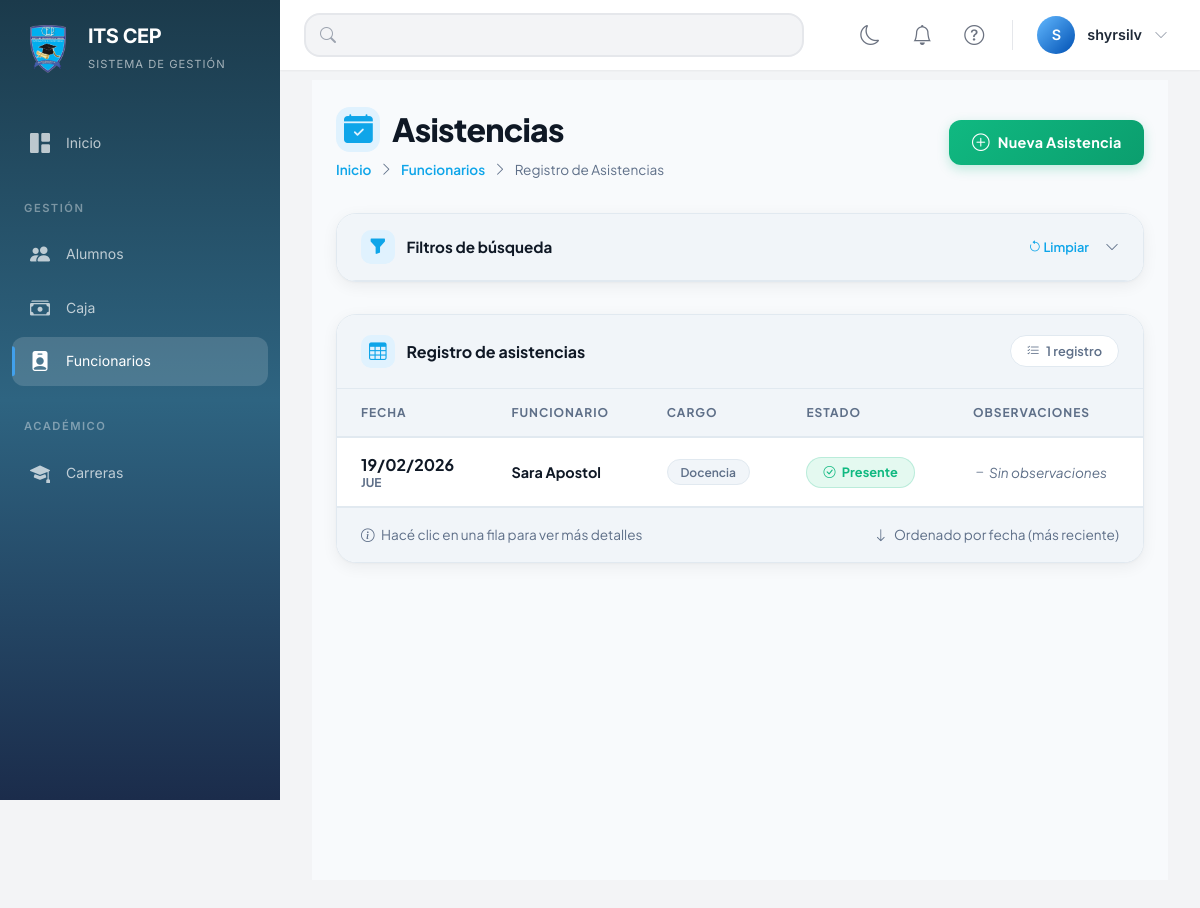
Screenshot of /funcionarios/asistencias/ (signed in) with the database file from the repository.
### sysapp/models.py (models this page shows, shortened)
class AsistenciaFuncionario(models.Model):
    funcionario = models.ForeignKey(
        Funcionario, on_delete=models.CASCADE,
        related_name='asistencias', verbose_name="Funcionario"
    )
    fecha = models.DateField(verbose_name="Fecha")
    presente = models.BooleanField(default=True, verbose_name="Presente")
    horas_trabajadas = models.DecimalField(
        max_digits=5,
        decimal_places=2,
        null=True,
        blank=True,
        verbose_name="Horas Trabajadas",
        help_text="Cantidad de horas trabajadas ese día (opcional)",
        validators=[MinValueValidator(0)],
    )
    observaciones = models.TextField(blank=True, verbose_name="Observaciones")
    class Meta:
        verbose_name = "Asistencia de Funcionario"
        verbose_name_plural = "Asistencias de Funcionarios"
        unique_together = ['funcionario', 'fecha']
        ordering = ['-fecha']

class Funcionario(models.Model):
    CARGO_CHOICES = [
        ('DOCENCIA', 'Docencia'),
        ('ADMINISTRATIVO', 'Administrativo'),
        ('DIRECCION', 'Dirección'),
        ('OTRO', 'Otro'),
    ]
    sede = models.ForeignKey(Sede, on_delete=models.CASCADE, related_name='funcionarios', verbose_name="Sede")
    nombre = models.CharField(max_length=100, verbose_name="Nombre")
    apellido = models.CharField(max_length=100, verbose_name="Apellido")
    cedula = models.CharField(max_length=20, unique=True, verbose_name="Cédula")
    cargo = models.CharField(max_length=20, choices=CARGO_CHOICES, verbose_name="Cargo")
    telefono_principal = models.CharField(max_length=20, verbose_name="Teléfono Principal")
    telefono_secundario = models.CharField(max_length=20, blank=True, verbose_name="Teléfono Secundario")
    fecha_ingreso = models.DateField(verbose_name="Fecha de Ingreso")
    activo = models.BooleanField(default=True, verbose_name="Activo")
    class Meta:
        verbose_name = "Funcionario"
        verbose_name_plural = "Funcionarios"
        ordering = ['apellido', 'nombre']
    @property
    def nombre_completo(self):
        return f"{self.nombre} {self.apellido}"

### sysapp/views.py (the view)
# urls.py: path('funcionarios/asistencias/', views.lista_asistencias, name='lista_asistencias'),
@login_required
def lista_asistencias(request):
    asistencias  = AsistenciaFuncionario.objects.all().select_related('funcionario').order_by('-fecha')
    fecha        = request.GET.get('fecha')
    funcionario_id = request.GET.get('funcionario')
    if fecha:          asistencias = asistencias.filter(fecha=fecha)
    if funcionario_id: asistencias = asistencias.filter(funcionario_id=funcionario_id)
    return render(request, 'funcionarios/listaAsistencias.html', {
        'asistencias':  asistencias[:50],
        'funcionarios': Funcionario.objects.filter(activo=True),
    })

### sysapp/templates/funcionarios/listaAsistencias.html (shortened to what this page needs)
{% extends 'base.html' %}
{% block content %}
<div class="la mt-5">
    <div class="la-head">
        <div class="la-head-left">
            <div class="la-head-title">
                <i class="bi bi-calendar-check-fill"></i>
                Asistencias
            </div>
            <div class="la-head-breadcrumb">
                <a href="{% url 'dashboard' %}">Inicio</a>
                <i class="bi bi-chevron-right"></i>
                <a href="{% url 'lista_funcionarios' %}">Funcionarios</a>
                <i class="bi bi-chevron-right"></i>
                <span>Registro de Asistencias</span>
            </div>
        </div>
        <div class="la-head-actions">
            <a href="{% url 'registrar_asistencia' %}" class="la-btn la-btn-success">
                <i class="bi bi-plus-circle"></i>
                Nueva Asistencia
            </a>
        </div>
    </div>
    <div class="la-filters-card" id="filtersCard">
        <div class="la-filters-header" onclick="toggleFilters()">
            <div class="la-filters-header-left">
                <i class="bi bi-funnel-fill"></i>
                <h3>Filtros de búsqueda</h3>
            </div>
            <div class="la-filters-header-right">
                <a href="{% url 'lista_asistencias' %}" class="la-filters-clear" onclick="event.stopPropagation()">
                    <i class="bi bi-arrow-counterclockwise"></i> Limpiar
                </a>
                <i class="bi bi-chevron-up la-filters-toggle"></i>
            </div>
        </div>
    </div>
    <div class="la-table-container">
        <div class="la-table-header">
            <div class="la-table-title">
                <i class="bi bi-table"></i>
                <h2>Registro de asistencias</h2>
            </div>
            <div class="la-table-count">
                <i class="bi bi-list-check"></i>
                {{ asistencias|length }} registro{{ asistencias|length|pluralize }}
            </div>
        </div>
        <div class="table-responsive">
            <table class="la-table">
                <thead>
                <tr>
                    <th>Fecha</th>
                    <th>Funcionario</th>
                    <th>Cargo</th>
                    <th>Estado</th>
                    <th>Observaciones</th>
                </tr>
                </thead>
                <tbody>
                {% for asistencia in asistencias %}
                <tr>
                    <td>
                        <div class="la-date">
                            <span class="la-date-day">{{ asistencia.fecha|date:"d/m/Y" }}</span>
                            <span class="la-date-month">{{ asistencia.fecha|date:"l"|slice:":3"|upper }}</span>
                        </div>
                    </td>
                    <td>
                        <strong>{{ asistencia.funcionario.nombre_completo }}</strong>
                    </td>
                    <td>
                            <span class="la-cargo">
                                {{ asistencia.funcionario.get_cargo_display }}
                            </span>
                    </td>
                    <td>
                        {% if asistencia.presente %}
                        <span class="la-badge la-badge-success">
                                    <i class="bi bi-check-circle"></i> Presente
                                </span>
                        {% else %}
                        <span class="la-badge la-badge-danger">
                                    <i class="bi bi-x-circle"></i> Ausente
                                </span>
                        {% endif %}
                    </td>
                    <td>
                        {% if asistencia.observaciones %}
                        <div class="la-observaciones">
                            {{ asistencia.observaciones }}
                        </div>
                        {% else %}
                        <div class="la-observaciones empty">
                            <i class="bi bi-dash"></i> Sin observaciones
                        </div>
                        {% endif %}
                    </td>
                </tr>
                {% endfor %}
                </tbody>
            </table>
        </div>
        {% if asistencias %}
        <div class="la-table-footer">
            <span>
                <i class="bi bi-info-circle me-1"></i>
                Hacé clic en una fila para ver más detalles
            </span>
            <span>
                <i class="bi bi-arrow-down me-1"></i>
                Ordenado por fecha (más reciente)
            </span>
        </div>
        {% endif %}
    </div>
</div>
{% endblock %}

### sysapp/templates/base.html (shortened to what this page needs)
{% load static %}
<html lang="es">
<head>
    <link href="https://cdn.jsdelivr.net/npm/bootstrap@5.3.0/dist/css/bootstrap.min.css" rel="stylesheet">
    <link rel="stylesheet" href="https://cdn.jsdelivr.net/npm/bootstrap-icons@1.11.0/font/bootstrap-icons.css">
    <link rel="stylesheet" href="{% static 'css/base.css' %}">
    <link rel="stylesheet" href="{% static 'css/responsive_improvements.css' %}">
    <link rel="stylesheet" href="{% static 'css/print.css' %}" media="print">
</head>
<body>
<aside class="sidebar" id="sidebar" aria-label="Menú principal de navegación">
    <div class="sidebar-brand" role="banner">
        <div class="brand-logo" aria-hidden="true">
            <img src="{% static 'img/logo.png' %}" alt="Logo" style="width: 100%; height: 100%; object-fit: contain;">
        </div>
        <div class="brand-info">
            <h1 class="brand-name">ITS CEP</h1>
            <div class="brand-tagline">Sistema de Gestión</div>
        </div>
    </div>
    <nav class="sidebar-nav" aria-label="Menú lateral">
        <div class="nav-section">
            <div class="nav-item">
                <a href="{% url 'dashboard' %}"
                   class="nav-link {% if request.resolver_match.url_name == 'dashboard' %}active{% endif %}">
                    <i class="bi bi-grid-1x2-fill" aria-hidden="true"></i>
                    <span>Inicio</span>
                </a>
            </div>
        </div>
        <div class="nav-section">
            <div class="nav-section-title">Gestión</div>
            <div class="nav-item">
                <a href="{% url 'lista_alumnos' %}"
                   class="nav-link {% if 'alumno' in request.resolver_match.url_name %}active{% endif %}">
                    <i class="bi bi-people-fill" aria-hidden="true"></i>
                    <span>Alumnos</span>
                </a>
            </div>
            <div class="nav-item">
                <a href="{% url 'lista_caja' %}"
                   class="nav-link {% if 'caja' in request.resolver_match.url_name %}active{% endif %}">
                    <i class="bi bi-cash-stack" aria-hidden="true"></i>
                    <span>Caja</span>
                </a>
            </div>
            <div class="nav-item">
                <a href="{% url 'lista_funcionarios' %}"
                   class="nav-link {% if 'funcionario' in request.resolver_match.url_name or 'asistencia' in request.resolver_match.url_name %}active{% endif %}">
                    <i class="bi bi-person-badge-fill" aria-hidden="true"></i>
                    <span>Funcionarios</span>
                </a>
            </div>
        </div>
        <div class="nav-section">
            <div class="nav-section-title">Académico</div>
            <div class="nav-item">
                <a href="{% url 'lista_carreras' %}"
                   class="nav-link {% if 'carrera' in request.resolver_match.url_name or 'materia' in request.resolver_match.url_name %}active{% endif %}">
                    <i class="bi bi-mortarboard-fill" aria-hidden="true"></i>
                    <span>Carreras</span>
                </a>
            </div>
        </div>
    </nav>
</aside>
<main class="main-content" id="main-content" role="main">
    <header class="top-bar" role="banner">
        <div class="top-bar-left">
            <div class="search-box" id="globalSearchContainer">
                <i class="bi bi-search" aria-hidden="true"></i>
                <input type="text" id="globalSearch" aria-label="Buscar en el sistema">
            </div>
        </div>
        <div class="top-bar-right">
            <button class="top-bar-btn theme-toggle-btn" id="themeToggle" title="Cambiar tema" type="button">
                <i class="bi bi-moon"></i>
            </button>
            <div class="position-relative d-inline-block">
                <button class="top-bar-btn" id="notificationsToggle" title="Notificaciones" aria-label="Notificaciones" aria-expanded="false" type="button">
                    <i class="bi bi-bell"></i>
                </button>
            </div>
            <button class="top-bar-btn" id="helpToggle" title="Ayuda" aria-label="Ayuda" data-bs-toggle="modal" data-bs-target="#helpModal">
                <i class="bi bi-question-circle"></i>
            </button>
            <div class="user-dropdown dropdown">
                <button class="user-dropdown-toggle" id="userDropdownToggle" aria-expanded="false" type="button">
                    <div class="user-dropdown-avatar">
                        {{ user.username|first|upper }}
                    </div>
                    <div class="user-dropdown-info">
                        <div class="user-dropdown-name">{{ user.username }}</div>
                    </div>
                    <i class="bi bi-chevron-down" style="color: var(--gray-400);" aria-hidden="true"></i>
                </button>
            </div>
        </div>
    </header>
    <div class="content-wrapper animate-fadeIn">
        {% block content %}{% endblock %}
    </div>
</main>
</body>
</html>

### rows the page displays
AsistenciaFuncionario: fecha "19/02/2026", fecha "JUE", funcionario.nombre_completo "Sara Apostol", funcionario.cargo "Docencia", presente True (drawn), observaciones "Sin observaciones"

### other values shown
{{ user.username|first|upper }} "S"
{{ user.username }} "shyrsilv"
{{ asistencias|length }} "1"
